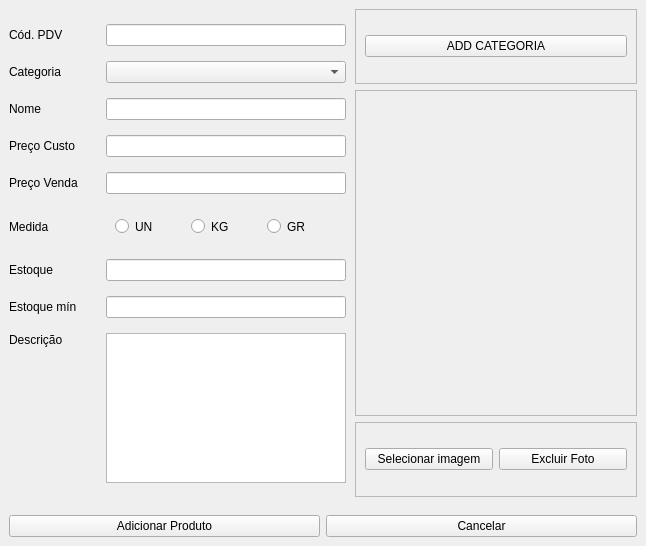
<?xml version="1.0" encoding="UTF-8"?>
<ui version="4.0">
 <class>MainWindow</class>
 <widget class="QMainWindow" name="MainWindow">
  <property name="geometry">
   <rect>
    <x>0</x>
    <y>0</y>
    <width>646</width>
    <height>546</height>
   </rect>
  </property>
  <property name="minimumSize">
   <size>
    <width>0</width>
    <height>0</height>
   </size>
  </property>
  <property name="maximumSize">
   <size>
    <width>1731691</width>
    <height>16777215</height>
   </size>
  </property>
  <property name="windowTitle">
   <string>CADASTRO DE PRODUTOS</string>
  </property>
  <property name="styleSheet">
   <string notr="true"/>
  </property>
  <widget class="QWidget" name="centralwidget">
   <property name="styleSheet">
    <string notr="true"/>
   </property>
   <layout class="QGridLayout" name="gridLayout">
    <property name="leftMargin">
     <number>0</number>
    </property>
    <property name="topMargin">
     <number>0</number>
    </property>
    <property name="rightMargin">
     <number>0</number>
    </property>
    <property name="bottomMargin">
     <number>0</number>
    </property>
    <property name="spacing">
     <number>0</number>
    </property>
    <item row="3" column="1">
     <widget class="QWidget" name="widget_4" native="true">
      <property name="minimumSize">
       <size>
        <width>300</width>
        <height>0</height>
       </size>
      </property>
      <property name="styleSheet">
       <string notr="true"/>
      </property>
      <layout class="QGridLayout" name="gridLayout_3">
       <item row="2" column="0" colspan="3">
        <widget class="QFrame" name="frame">
         <property name="maximumSize">
          <size>
           <width>16777215</width>
           <height>75</height>
          </size>
         </property>
         <property name="styleSheet">
          <string notr="true"/>
         </property>
         <property name="frameShape">
          <enum>QFrame::Shape::StyledPanel</enum>
         </property>
         <property name="frameShadow">
          <enum>QFrame::Shadow::Raised</enum>
         </property>
         <layout class="QHBoxLayout" name="horizontalLayout">
          <item>
           <widget class="QPushButton" name="selecionar_imagem">
            <property name="text">
             <string>Selecionar imagem</string>
            </property>
           </widget>
          </item>
          <item>
           <widget class="QPushButton" name="limp_img">
            <property name="text">
             <string>Excluir Foto</string>
            </property>
           </widget>
          </item>
         </layout>
        </widget>
       </item>
       <item row="1" column="0" colspan="3">
        <widget class="QFrame" name="frame_2">
         <property name="sizePolicy">
          <sizepolicy hsizetype="Expanding" vsizetype="Preferred">
           <horstretch>0</horstretch>
           <verstretch>0</verstretch>
          </sizepolicy>
         </property>
         <property name="styleSheet">
          <string notr="true"/>
         </property>
         <property name="frameShape">
          <enum>QFrame::Shape::StyledPanel</enum>
         </property>
         <property name="frameShadow">
          <enum>QFrame::Shadow::Raised</enum>
         </property>
         <layout class="QHBoxLayout" name="horizontalLayout_2" stretch="0">
          <property name="spacing">
           <number>2</number>
          </property>
          <property name="leftMargin">
           <number>2</number>
          </property>
          <property name="topMargin">
           <number>2</number>
          </property>
          <property name="rightMargin">
           <number>2</number>
          </property>
          <property name="bottomMargin">
           <number>2</number>
          </property>
          <item>
           <widget class="QLabel" name="image_label">
            <property name="maximumSize">
             <size>
              <width>310</width>
              <height>378</height>
             </size>
            </property>
            <property name="styleSheet">
             <string notr="true"/>
            </property>
            <property name="text">
             <string/>
            </property>
            <property name="alignment">
             <set>Qt::AlignmentFlag::AlignCenter</set>
            </property>
           </widget>
          </item>
         </layout>
        </widget>
       </item>
       <item row="0" column="0" colspan="3">
        <widget class="QFrame" name="frame_3">
         <property name="sizePolicy">
          <sizepolicy hsizetype="Expanding" vsizetype="Preferred">
           <horstretch>0</horstretch>
           <verstretch>0</verstretch>
          </sizepolicy>
         </property>
         <property name="maximumSize">
          <size>
           <width>16777215</width>
           <height>75</height>
          </size>
         </property>
         <property name="styleSheet">
          <string notr="true"/>
         </property>
         <property name="frameShape">
          <enum>QFrame::Shape::StyledPanel</enum>
         </property>
         <property name="frameShadow">
          <enum>QFrame::Shadow::Raised</enum>
         </property>
         <layout class="QHBoxLayout" name="horizontalLayout_3">
          <item>
           <widget class="QPushButton" name="add_categoria">
            <property name="text">
             <string>ADD CATEGORIA</string>
            </property>
            <property name="icon">
             <iconset theme="QIcon::ThemeIcon::ListAdd"/>
            </property>
            <property name="iconSize">
             <size>
              <width>14</width>
              <height>32</height>
             </size>
            </property>
           </widget>
          </item>
         </layout>
        </widget>
       </item>
      </layout>
     </widget>
    </item>
    <item row="4" column="0" colspan="2">
     <widget class="QWidget" name="widget_3" native="true">
      <property name="sizePolicy">
       <sizepolicy hsizetype="Expanding" vsizetype="Preferred">
        <horstretch>0</horstretch>
        <verstretch>0</verstretch>
       </sizepolicy>
      </property>
      <property name="maximumSize">
       <size>
        <width>16777215</width>
        <height>75</height>
       </size>
      </property>
      <property name="styleSheet">
       <string notr="true"/>
      </property>
      <layout class="QGridLayout" name="gridLayout_4">
       <item row="0" column="0">
        <widget class="QPushButton" name="add_produto">
         <property name="styleSheet">
          <string notr="true"/>
         </property>
         <property name="text">
          <string>Adicionar Produto</string>
         </property>
        </widget>
       </item>
       <item row="0" column="1">
        <widget class="QPushButton" name="cancelar">
         <property name="text">
          <string>Cancelar</string>
         </property>
        </widget>
       </item>
      </layout>
     </widget>
    </item>
    <item row="3" column="0">
     <widget class="QWidget" name="widget_2" native="true">
      <layout class="QGridLayout" name="gridLayout_2">
       <property name="leftMargin">
        <number>9</number>
       </property>
       <property name="topMargin">
        <number>9</number>
       </property>
       <property name="rightMargin">
        <number>0</number>
       </property>
       <property name="bottomMargin">
        <number>0</number>
       </property>
       <property name="spacing">
        <number>0</number>
       </property>
       <item row="8" column="2">
        <widget class="QLineEdit" name="nome_input">
         <property name="maximumSize">
          <size>
           <width>240</width>
           <height>16777215</height>
          </size>
         </property>
        </widget>
       </item>
       <item row="8" column="0">
        <widget class="QLabel" name="label_6">
         <property name="text">
          <string>Nome</string>
         </property>
        </widget>
       </item>
       <item row="10" column="2">
        <widget class="QLineEdit" name="preco_venda_input">
         <property name="maximumSize">
          <size>
           <width>240</width>
           <height>16777215</height>
          </size>
         </property>
        </widget>
       </item>
       <item row="2" column="0">
        <widget class="QLabel" name="label">
         <property name="text">
          <string>Cód. PDV</string>
         </property>
        </widget>
       </item>
       <item row="13" column="2">
        <widget class="QLineEdit" name="estoque_min_input">
         <property name="maximumSize">
          <size>
           <width>240</width>
           <height>16777215</height>
          </size>
         </property>
        </widget>
       </item>
       <item row="13" column="0">
        <widget class="QLabel" name="label_5">
         <property name="text">
          <string>Estoque mín</string>
         </property>
        </widget>
       </item>
       <item row="14" column="0">
        <widget class="QLabel" name="label_13">
         <property name="text">
          <string>Descrição</string>
         </property>
         <property name="alignment">
          <set>Qt::AlignmentFlag::AlignLeading|Qt::AlignmentFlag::AlignLeft|Qt::AlignmentFlag::AlignTop</set>
         </property>
        </widget>
       </item>
       <item row="7" column="0">
        <widget class="QLabel" name="label_2">
         <property name="text">
          <string>Categoria</string>
         </property>
        </widget>
       </item>
       <item row="9" column="2">
        <widget class="QLineEdit" name="preco_custo_input">
         <property name="maximumSize">
          <size>
           <width>240</width>
           <height>16777215</height>
          </size>
         </property>
        </widget>
       </item>
       <item row="7" column="2">
        <widget class="QComboBox" name="categoria_combo">
         <property name="maximumSize">
          <size>
           <width>240</width>
           <height>16777215</height>
          </size>
         </property>
        </widget>
       </item>
       <item row="9" column="0">
        <widget class="QLabel" name="label_3">
         <property name="maximumSize">
          <size>
           <width>130</width>
           <height>16777215</height>
          </size>
         </property>
         <property name="text">
          <string>Preço Custo</string>
         </property>
        </widget>
       </item>
       <item row="12" column="2">
        <widget class="QLineEdit" name="Estoque_input">
         <property name="maximumSize">
          <size>
           <width>240</width>
           <height>16777215</height>
          </size>
         </property>
        </widget>
       </item>
       <item row="12" column="0">
        <widget class="QLabel" name="label_4">
         <property name="text">
          <string>Estoque</string>
         </property>
        </widget>
       </item>
       <item row="11" column="0">
        <widget class="QLabel" name="label_8">
         <property name="text">
          <string>Medida</string>
         </property>
        </widget>
       </item>
       <item row="2" column="2">
        <widget class="QLineEdit" name="cod_pdv_input">
         <property name="maximumSize">
          <size>
           <width>240</width>
           <height>16777215</height>
          </size>
         </property>
        </widget>
       </item>
       <item row="14" column="2">
        <widget class="QPlainTextEdit" name="desc_input">
         <property name="maximumSize">
          <size>
           <width>240</width>
           <height>150</height>
          </size>
         </property>
        </widget>
       </item>
       <item row="10" column="0">
        <widget class="QLabel" name="label_12">
         <property name="text">
          <string>Preço Venda</string>
         </property>
        </widget>
       </item>
       <item row="11" column="2">
        <widget class="QWidget" name="radioWidget" native="true">
         <property name="maximumSize">
          <size>
           <width>240</width>
           <height>35</height>
          </size>
         </property>
         <layout class="QHBoxLayout" name="horizontalLayout_4">
          <item>
           <widget class="QRadioButton" name="radioButton">
            <property name="text">
             <string>UN</string>
            </property>
            <attribute name="buttonGroup">
             <string notr="true">buttonGroup</string>
            </attribute>
           </widget>
          </item>
          <item>
           <widget class="QRadioButton" name="radioButton_2">
            <property name="text">
             <string>KG</string>
            </property>
            <attribute name="buttonGroup">
             <string notr="true">buttonGroup</string>
            </attribute>
           </widget>
          </item>
          <item>
           <widget class="QRadioButton" name="radioButton_3">
            <property name="text">
             <string>GR</string>
            </property>
            <attribute name="buttonGroup">
             <string notr="true">buttonGroup</string>
            </attribute>
           </widget>
          </item>
         </layout>
        </widget>
       </item>
      </layout>
     </widget>
    </item>
   </layout>
  </widget>
 </widget>
 <tabstops>
  <tabstop>cod_pdv_input</tabstop>
  <tabstop>nome_input</tabstop>
  <tabstop>preco_custo_input</tabstop>
  <tabstop>preco_venda_input</tabstop>
  <tabstop>Estoque_input</tabstop>
  <tabstop>estoque_min_input</tabstop>
  <tabstop>selecionar_imagem</tabstop>
  <tabstop>limp_img</tabstop>
  <tabstop>add_produto</tabstop>
  <tabstop>cancelar</tabstop>
 </tabstops>
 <resources/>
 <connections/>
 <buttongroups>
  <buttongroup name="buttonGroup"/>
 </buttongroups>
</ui>
